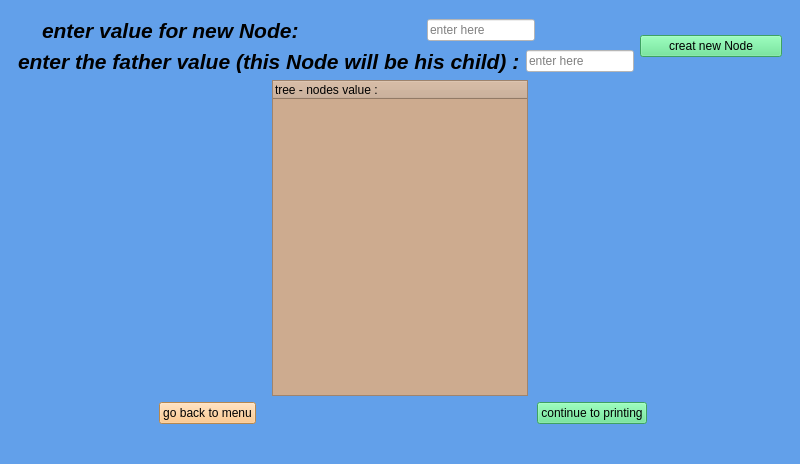
<?xml version="1.0" encoding="UTF-8"?>
<ui version="4.0">
 <class>MainWindow</class>
 <widget class="QMainWindow" name="MainWindow">
  <property name="geometry">
   <rect>
    <x>0</x>
    <y>0</y>
    <width>800</width>
    <height>464</height>
   </rect>
  </property>
  <property name="windowTitle">
   <string>MainWindow</string>
  </property>
  <property name="styleSheet">
   <string notr="true">background-color: rgb(98, 160, 234);</string>
  </property>
  <widget class="QWidget" name="centralwidget">
   <layout class="QVBoxLayout" name="verticalLayout">
    <item>
     <widget class="QStackedWidget" name="stackedWidget">
      <property name="currentIndex">
       <number>4</number>
      </property>
      <widget class="QWidget" name="menu">
       <layout class="QVBoxLayout" name="verticalLayout_3">
        <item>
         <widget class="QLabel" name="title_menu">
          <property name="text">
           <string>&lt;html&gt;&lt;head/&gt;&lt;body&gt;&lt;p align=&quot;center&quot;&gt;&lt;span style=&quot; font-size:22pt; font-weight:700; text-decoration: underline; color:#986a44;&quot;&gt;Exe04 - STL, Templates, Iterators&lt;/span&gt;&lt;/p&gt;&lt;/body&gt;&lt;/html&gt;</string>
          </property>
         </widget>
        </item>
        <item>
         <layout class="QVBoxLayout" name="verticalLayout_2">
          <item>
           <widget class="QLabel" name="label_tree_type">
            <property name="text">
             <string>&lt;html&gt;&lt;head/&gt;&lt;body&gt;&lt;p&gt;&lt;span style=&quot; font-size:16pt; font-weight:700;&quot;&gt;select type of tree you would like to create:&lt;/span&gt;&lt;/p&gt;&lt;/body&gt;&lt;/html&gt;</string>
            </property>
           </widget>
          </item>
          <item>
           <layout class="QHBoxLayout" name="horizontalLayout">
            <item alignment="Qt::AlignHCenter|Qt::AlignVCenter">
             <widget class="QRadioButton" name="select_words">
              <property name="text">
               <string>words</string>
              </property>
             </widget>
            </item>
            <item alignment="Qt::AlignHCenter|Qt::AlignVCenter">
             <widget class="QRadioButton" name="select_numbers">
              <property name="text">
               <string>numbers</string>
              </property>
             </widget>
            </item>
            <item alignment="Qt::AlignHCenter|Qt::AlignVCenter">
             <widget class="QRadioButton" name="select_complex_numbers">
              <property name="text">
               <string>complex numbers</string>
              </property>
             </widget>
            </item>
           </layout>
          </item>
         </layout>
        </item>
        <item>
         <layout class="QHBoxLayout" name="horizontalLayout_2">
          <item alignment="Qt::AlignHCenter|Qt::AlignVCenter">
           <widget class="QLabel" name="label_number_children">
            <property name="text">
             <string>&lt;html&gt;&lt;head/&gt;&lt;body&gt;&lt;p&gt;&lt;span style=&quot; font-size:16pt; font-weight:700;&quot;&gt;please enter max number of children for Node:&lt;/span&gt;&lt;/p&gt;&lt;/body&gt;&lt;/html&gt;</string>
            </property>
           </widget>
          </item>
          <item alignment="Qt::AlignHCenter|Qt::AlignVCenter">
           <widget class="QSpinBox" name="button_number_children">
            <property name="styleSheet">
             <string notr="true">background-color: rgb(205, 171, 143);</string>
            </property>
           </widget>
          </item>
         </layout>
        </item>
        <item alignment="Qt::AlignHCenter|Qt::AlignVCenter">
         <widget class="QPushButton" name="button_to_creat_root">
          <property name="styleSheet">
           <string notr="true">background-color: rgb(143, 240, 164);</string>
          </property>
          <property name="text">
           <string>continue to creat tree</string>
          </property>
         </widget>
        </item>
       </layout>
      </widget>
      <widget class="QWidget" name="print_page">
       <layout class="QVBoxLayout" name="verticalLayout_7">
        <item>
         <widget class="QLabel" name="label">
          <property name="text">
           <string>&lt;html&gt;&lt;head/&gt;&lt;body&gt;&lt;p align=&quot;center&quot;&gt;&lt;span style=&quot; font-size:16pt; font-weight:700; font-style:italic;&quot;&gt;choose how would you like to print tree:&lt;/span&gt;&lt;/p&gt;&lt;/body&gt;&lt;/html&gt;</string>
          </property>
         </widget>
        </item>
        <item>
         <layout class="QHBoxLayout" name="horizontalLayout_9">
          <item alignment="Qt::AlignHCenter|Qt::AlignVCenter">
           <widget class="QPushButton" name="button_print_begin_end">
            <property name="styleSheet">
             <string notr="true">background-color: rgb(249, 240, 107);</string>
            </property>
            <property name="text">
             <string>Begin-End</string>
            </property>
           </widget>
          </item>
          <item alignment="Qt::AlignHCenter|Qt::AlignVCenter">
           <widget class="QPushButton" name="button_print_BFS">
            <property name="styleSheet">
             <string notr="true">background-color: rgb(249, 240, 107);</string>
            </property>
            <property name="text">
             <string>BFS</string>
            </property>
           </widget>
          </item>
          <item alignment="Qt::AlignHCenter|Qt::AlignVCenter">
           <widget class="QPushButton" name="button_print_DFS">
            <property name="styleSheet">
             <string notr="true">background-color: rgb(249, 240, 107);</string>
            </property>
            <property name="text">
             <string>DFS</string>
            </property>
           </widget>
          </item>
          <item alignment="Qt::AlignHCenter|Qt::AlignVCenter">
           <widget class="QPushButton" name="button_print_in_order">
            <property name="styleSheet">
             <string notr="true">background-color: rgb(249, 240, 107);</string>
            </property>
            <property name="text">
             <string>in order</string>
            </property>
           </widget>
          </item>
          <item alignment="Qt::AlignHCenter|Qt::AlignVCenter">
           <widget class="QPushButton" name="button_print_pre_order">
            <property name="styleSheet">
             <string notr="true">background-color: rgb(249, 240, 107);</string>
            </property>
            <property name="text">
             <string>pre order</string>
            </property>
           </widget>
          </item>
          <item alignment="Qt::AlignHCenter|Qt::AlignVCenter">
           <widget class="QPushButton" name="button_print_post_order">
            <property name="styleSheet">
             <string notr="true">background-color: rgb(249, 240, 107);</string>
            </property>
            <property name="text">
             <string>post order</string>
            </property>
           </widget>
          </item>
          <item alignment="Qt::AlignHCenter|Qt::AlignVCenter">
           <widget class="QPushButton" name="button_print_and_tree_to_min_heap">
            <property name="styleSheet">
             <string notr="true">background-color: rgb(249, 240, 107);</string>
            </property>
            <property name="text">
             <string>tree to min heap</string>
            </property>
           </widget>
          </item>
         </layout>
        </item>
        <item>
         <widget class="QTextEdit" name="textEdit_output_tree">
          <property name="styleSheet">
           <string notr="true">background-color: rgb(255, 255, 255);
color: qlineargradient(spread:pad, x1:0, y1:0, x2:1, y2:0, stop:0 rgba(0, 0, 0, 255), stop:1 rgba(255, 255, 255, 255));
color: rgb(99, 69, 44);</string>
          </property>
          <property name="placeholderText">
           <string>here the tree will be printed when you choose an option.....</string>
          </property>
         </widget>
        </item>
        <item>
         <layout class="QHBoxLayout" name="horizontalLayout_10">
          <item alignment="Qt::AlignHCenter|Qt::AlignVCenter">
           <widget class="QPushButton" name="button_go_to_menu5">
            <property name="styleSheet">
             <string notr="true">background-color: rgb(255, 190, 111);</string>
            </property>
            <property name="text">
             <string>back to menu</string>
            </property>
           </widget>
          </item>
          <item alignment="Qt::AlignHCenter|Qt::AlignVCenter">
           <widget class="QPushButton" name="button_to_add_Node_page">
            <property name="styleSheet">
             <string notr="true">background-color: rgb(87, 227, 137);</string>
            </property>
            <property name="text">
             <string>add more Nodes</string>
            </property>
           </widget>
          </item>
         </layout>
        </item>
       </layout>
      </widget>
      <widget class="QWidget" name="create_root">
       <layout class="QVBoxLayout" name="verticalLayout_4">
        <item>
         <widget class="QLabel" name="label_title_create_root">
          <property name="text">
           <string>&lt;html&gt;&lt;head/&gt;&lt;body&gt;&lt;p align=&quot;center&quot;&gt;&lt;span style=&quot; font-size:20pt; font-weight:700; color:#865e3c;&quot;&gt;string/double tree - let's create root:&lt;/span&gt;&lt;/p&gt;&lt;/body&gt;&lt;/html&gt;</string>
          </property>
         </widget>
        </item>
        <item>
         <layout class="QHBoxLayout" name="horizontalLayout_3">
          <item alignment="Qt::AlignHCenter|Qt::AlignVCenter">
           <widget class="QLabel" name="label_value_root">
            <property name="text">
             <string>&lt;html&gt;&lt;head/&gt;&lt;body&gt;&lt;p&gt;&lt;span style=&quot; font-size:16pt; font-style:italic;&quot;&gt;please enter the value for trees root: &lt;/span&gt;&lt;/p&gt;&lt;/body&gt;&lt;/html&gt;</string>
            </property>
           </widget>
          </item>
          <item alignment="Qt::AlignHCenter|Qt::AlignVCenter">
           <widget class="QLineEdit" name="input_root_value">
            <property name="whatsThis">
             <string>&lt;html&gt;&lt;head/&gt;&lt;body&gt;&lt;p align=&quot;center&quot;&gt;&lt;span style=&quot; color:#c0bfbc;&quot;&gt;root value&lt;/span&gt;&lt;/p&gt;&lt;/body&gt;&lt;/html&gt;</string>
            </property>
            <property name="styleSheet">
             <string notr="true">border-color: qradialgradient(spread:repeat, cx:0.5, cy:0.5, radius:0.077, fx:0.5, fy:0.5, stop:0 rgba(0, 169, 255, 147), stop:0.497326 rgba(0, 0, 0, 147), stop:1 rgba(0, 169, 255, 147));
color: rgb(0, 0, 0);
background-color: rgb(255, 255, 255);</string>
            </property>
            <property name="inputMask">
             <string notr="true"/>
            </property>
            <property name="text">
             <string/>
            </property>
            <property name="placeholderText">
             <string notr="true">enter here</string>
            </property>
           </widget>
          </item>
         </layout>
        </item>
        <item>
         <layout class="QHBoxLayout" name="horizontalLayout_4">
          <item alignment="Qt::AlignHCenter|Qt::AlignVCenter">
           <widget class="QPushButton" name="button_go_to_menu2">
            <property name="styleSheet">
             <string notr="true">background-color: rgb(255, 190, 111);</string>
            </property>
            <property name="text">
             <string>go back to menu</string>
            </property>
           </widget>
          </item>
          <item alignment="Qt::AlignHCenter|Qt::AlignVCenter">
           <widget class="QPushButton" name="button_create_root_continue_to_creat_tree">
            <property name="styleSheet">
             <string notr="true">background-color: rgb(87, 227, 137);</string>
            </property>
            <property name="text">
             <string>create root and continue</string>
            </property>
           </widget>
          </item>
         </layout>
        </item>
       </layout>
      </widget>
      <widget class="QWidget" name="create_complex_root">
       <layout class="QVBoxLayout" name="verticalLayout_8">
        <item>
         <widget class="QLabel" name="label_title_create_root_2">
          <property name="text">
           <string>&lt;html&gt;&lt;head/&gt;&lt;body&gt;&lt;p align=&quot;center&quot;&gt;&lt;span style=&quot; font-size:20pt; font-weight:700; color:#986a44;&quot;&gt;complex's numbers tree - let's create root:&lt;/span&gt;&lt;/p&gt;&lt;/body&gt;&lt;/html&gt;</string>
          </property>
         </widget>
        </item>
        <item>
         <widget class="QLabel" name="label_value_root_2">
          <property name="text">
           <string>&lt;html&gt;&lt;head/&gt;&lt;body&gt;&lt;p&gt;&lt;span style=&quot; font-size:16pt; font-style:italic;&quot;&gt;please enter the value for trees root: &lt;/span&gt;&lt;/p&gt;&lt;/body&gt;&lt;/html&gt;</string>
          </property>
         </widget>
        </item>
        <item>
         <layout class="QHBoxLayout" name="horizontalLayout_11">
          <item alignment="Qt::AlignHCenter|Qt::AlignVCenter">
           <widget class="QLabel" name="label_2">
            <property name="text">
             <string>&lt;html&gt;&lt;head/&gt;&lt;body&gt;&lt;p&gt;&lt;span style=&quot; font-size:14pt;&quot;&gt;Please insert a real number for x in (x,yi) new Node : &lt;/span&gt;&lt;/p&gt;&lt;/body&gt;&lt;/html&gt;</string>
            </property>
           </widget>
          </item>
          <item alignment="Qt::AlignHCenter|Qt::AlignVCenter">
           <widget class="QLineEdit" name="input_complex_root_value1">
            <property name="styleSheet">
             <string notr="true">color: qradialgradient(spread:repeat, cx:0.5, cy:0.5, radius:0.077, fx:0.5, fy:0.5, stop:0 rgba(0, 169, 255, 147), stop:0.497326 rgba(0, 0, 0, 147), stop:1 rgba(0, 169, 255, 147));
background-color: rgb(255, 255, 255);
color: rgb(0, 0, 0);</string>
            </property>
            <property name="placeholderText">
             <string>enter here</string>
            </property>
           </widget>
          </item>
         </layout>
        </item>
        <item>
         <layout class="QHBoxLayout" name="horizontalLayout_12">
          <item alignment="Qt::AlignHCenter|Qt::AlignVCenter">
           <widget class="QLabel" name="label_3">
            <property name="text">
             <string>&lt;html&gt;&lt;head/&gt;&lt;body&gt;&lt;p&gt;&lt;span style=&quot; font-size:14pt;&quot;&gt;Please insert a real number for y in (x,yi) new Node : &lt;/span&gt;&lt;/p&gt;&lt;/body&gt;&lt;/html&gt;</string>
            </property>
           </widget>
          </item>
          <item alignment="Qt::AlignHCenter|Qt::AlignVCenter">
           <widget class="QLineEdit" name="input_complex_root_value2">
            <property name="styleSheet">
             <string notr="true">color: qradialgradient(spread:repeat, cx:0.5, cy:0.5, radius:0.077, fx:0.5, fy:0.5, stop:0 rgba(0, 169, 255, 147), stop:0.497326 rgba(0, 0, 0, 147), stop:1 rgba(0, 169, 255, 147));
background-color: rgb(255, 255, 255);
color: rgb(0, 0, 0);</string>
            </property>
            <property name="placeholderText">
             <string>enter here</string>
            </property>
           </widget>
          </item>
         </layout>
        </item>
        <item>
         <layout class="QHBoxLayout" name="horizontalLayout_13">
          <item alignment="Qt::AlignHCenter|Qt::AlignVCenter">
           <widget class="QPushButton" name="button_go_to_menu3">
            <property name="styleSheet">
             <string notr="true">background-color: rgb(255, 190, 111);</string>
            </property>
            <property name="text">
             <string>go back to menu</string>
            </property>
           </widget>
          </item>
          <item alignment="Qt::AlignHCenter|Qt::AlignVCenter">
           <widget class="QPushButton" name="go_to_add_complex_nodes">
            <property name="styleSheet">
             <string notr="true">background-color: rgb(87, 227, 137);</string>
            </property>
            <property name="text">
             <string>continue to add Nodes</string>
            </property>
           </widget>
          </item>
         </layout>
        </item>
       </layout>
      </widget>
      <widget class="QWidget" name="add_Node">
       <layout class="QVBoxLayout" name="verticalLayout_6">
        <item>
         <layout class="QHBoxLayout" name="horizontalLayout_7">
          <item>
           <layout class="QVBoxLayout" name="verticalLayout_5">
            <item>
             <layout class="QHBoxLayout" name="horizontalLayout_5">
              <item alignment="Qt::AlignHCenter|Qt::AlignVCenter">
               <widget class="QLabel" name="label_Node_value">
                <property name="text">
                 <string>&lt;html&gt;&lt;head/&gt;&lt;body&gt;&lt;p&gt;&lt;span style=&quot; font-size:16pt; font-weight:700; font-style:italic;&quot;&gt;enter value for new Node:&lt;/span&gt;&lt;/p&gt;&lt;/body&gt;&lt;/html&gt;</string>
                </property>
               </widget>
              </item>
              <item alignment="Qt::AlignHCenter|Qt::AlignVCenter">
               <widget class="QLineEdit" name="input_new_Node_value">
                <property name="styleSheet">
                 <string notr="true">border-color: qradialgradient(spread:repeat, cx:0.5, cy:0.5, radius:0.077, fx:0.5, fy:0.5, stop:0 rgba(0, 169, 255, 147), stop:0.497326 rgba(0, 0, 0, 147), stop:1 rgba(0, 169, 255, 147));
color: rgb(0, 0, 0);
background-color: rgb(255, 255, 255);</string>
                </property>
                <property name="placeholderText">
                 <string>enter here</string>
                </property>
               </widget>
              </item>
             </layout>
            </item>
            <item>
             <layout class="QHBoxLayout" name="horizontalLayout_6">
              <item alignment="Qt::AlignHCenter|Qt::AlignVCenter">
               <widget class="QLabel" name="label_value_father_Node">
                <property name="text">
                 <string>&lt;html&gt;&lt;head/&gt;&lt;body&gt;&lt;p&gt;&lt;span style=&quot; font-size:16pt; font-weight:700; font-style:italic;&quot;&gt;enter the father value (this Node will be his child) :&lt;/span&gt;&lt;/p&gt;&lt;/body&gt;&lt;/html&gt;</string>
                </property>
               </widget>
              </item>
              <item alignment="Qt::AlignHCenter|Qt::AlignVCenter">
               <widget class="QLineEdit" name="input_value_Node_father">
                <property name="styleSheet">
                 <string notr="true">border-color: qradialgradient(spread:repeat, cx:0.5, cy:0.5, radius:0.077, fx:0.5, fy:0.5, stop:0 rgba(0, 169, 255, 147), stop:0.497326 rgba(0, 0, 0, 147), stop:1 rgba(0, 169, 255, 147));
color: rgb(0, 0, 0);
background-color: rgb(255, 255, 255);</string>
                </property>
                <property name="placeholderText">
                 <string>enter here</string>
                </property>
               </widget>
              </item>
             </layout>
            </item>
           </layout>
          </item>
          <item>
           <widget class="QPushButton" name="button_create_Node">
            <property name="styleSheet">
             <string notr="true">background-color: rgb(87, 227, 137);</string>
            </property>
            <property name="text">
             <string>creat new Node</string>
            </property>
           </widget>
          </item>
         </layout>
        </item>
        <item alignment="Qt::AlignHCenter">
         <widget class="QTreeWidget" name="treeWidget">
          <property name="styleSheet">
           <string notr="true">background-color: rgb(205, 171, 143);</string>
          </property>
          <column>
           <property name="text">
            <string>tree - nodes value :</string>
           </property>
          </column>
         </widget>
        </item>
        <item>
         <layout class="QHBoxLayout" name="horizontalLayout_8">
          <item alignment="Qt::AlignHCenter|Qt::AlignVCenter">
           <widget class="QPushButton" name="button_go_to_menu1">
            <property name="styleSheet">
             <string notr="true">background-color: rgb(255, 190, 111);</string>
            </property>
            <property name="text">
             <string>go back to menu</string>
            </property>
           </widget>
          </item>
          <item alignment="Qt::AlignHCenter|Qt::AlignVCenter">
           <widget class="QPushButton" name="button_continue_to_print_page">
            <property name="styleSheet">
             <string notr="true">background-color: rgb(87, 227, 137);</string>
            </property>
            <property name="text">
             <string>continue to printing</string>
            </property>
           </widget>
          </item>
         </layout>
        </item>
       </layout>
      </widget>
      <widget class="QWidget" name="add_complex_Node">
       <layout class="QVBoxLayout" name="verticalLayout_16">
        <item>
         <layout class="QHBoxLayout" name="horizontalLayout_26">
          <item>
           <layout class="QVBoxLayout" name="verticalLayout_15">
            <item>
             <layout class="QHBoxLayout" name="horizontalLayout_22">
              <item alignment="Qt::AlignHCenter|Qt::AlignVCenter">
               <widget class="QLabel" name="label_5">
                <property name="text">
                 <string>&lt;html&gt;&lt;head/&gt;&lt;body&gt;&lt;p&gt;&lt;span style=&quot; font-size:14pt;&quot;&gt;Please insert a real number for x in (x,yi) new Node : &lt;/span&gt;&lt;/p&gt;&lt;/body&gt;&lt;/html&gt;</string>
                </property>
               </widget>
              </item>
              <item alignment="Qt::AlignHCenter|Qt::AlignVCenter">
               <widget class="QLineEdit" name="input_value_conmplex_node_1">
                <property name="styleSheet">
                 <string notr="true">color: qradialgradient(spread:repeat, cx:0.5, cy:0.5, radius:0.077, fx:0.5, fy:0.5, stop:0 rgba(0, 169, 255, 147), stop:0.497326 rgba(0, 0, 0, 147), stop:1 rgba(0, 169, 255, 147));
background-color: rgb(255, 255, 255);
color: rgb(0, 0, 0);</string>
                </property>
                <property name="placeholderText">
                 <string>enter here</string>
                </property>
               </widget>
              </item>
             </layout>
            </item>
            <item>
             <layout class="QHBoxLayout" name="horizontalLayout_25">
              <item>
               <widget class="QLabel" name="label_8">
                <property name="text">
                 <string>&lt;html&gt;&lt;head/&gt;&lt;body&gt;&lt;p&gt;&lt;span style=&quot; font-size:14pt; font-style:italic;&quot;&gt;Please insert a real number for y in (x,yi) new Node : &lt;/span&gt;&lt;/p&gt;&lt;/body&gt;&lt;/html&gt;</string>
                </property>
               </widget>
              </item>
              <item alignment="Qt::AlignHCenter|Qt::AlignVCenter">
               <widget class="QLineEdit" name="input_value_conmplex_node_2">
                <property name="styleSheet">
                 <string notr="true">color: qradialgradient(spread:repeat, cx:0.5, cy:0.5, radius:0.077, fx:0.5, fy:0.5, stop:0 rgba(0, 169, 255, 147), stop:0.497326 rgba(0, 0, 0, 147), stop:1 rgba(0, 169, 255, 147));
background-color: rgb(255, 255, 255);
color: rgb(0, 0, 0);</string>
                </property>
                <property name="placeholderText">
                 <string>enter here</string>
                </property>
               </widget>
              </item>
             </layout>
            </item>
            <item>
             <layout class="QHBoxLayout" name="horizontalLayout_24">
              <item alignment="Qt::AlignHCenter|Qt::AlignVCenter">
               <widget class="QLabel" name="label_7">
                <property name="text">
                 <string>&lt;html&gt;&lt;head/&gt;&lt;body&gt;&lt;p&gt;&lt;span style=&quot; font-size:14pt; font-style:italic;&quot;&gt;Please insert a real number for x in (x,yi) Node father : &lt;/span&gt;&lt;/p&gt;&lt;/body&gt;&lt;/html&gt;</string>
                </property>
               </widget>
              </item>
              <item alignment="Qt::AlignHCenter|Qt::AlignVCenter">
               <widget class="QLineEdit" name="input_value_conmplex_father_node_1">
                <property name="styleSheet">
                 <string notr="true">color: qradialgradient(spread:repeat, cx:0.5, cy:0.5, radius:0.077, fx:0.5, fy:0.5, stop:0 rgba(0, 169, 255, 147), stop:0.497326 rgba(0, 0, 0, 147), stop:1 rgba(0, 169, 255, 147));
background-color: rgb(255, 255, 255);
color: rgb(0, 0, 0);</string>
                </property>
                <property name="placeholderText">
                 <string>enter hare</string>
                </property>
               </widget>
              </item>
             </layout>
            </item>
            <item>
             <layout class="QHBoxLayout" name="horizontalLayout_23">
              <item alignment="Qt::AlignHCenter|Qt::AlignVCenter">
               <widget class="QLabel" name="label_6">
                <property name="text">
                 <string>&lt;html&gt;&lt;head/&gt;&lt;body&gt;&lt;p&gt;&lt;span style=&quot; font-size:14pt; font-style:italic;&quot;&gt;Please insert a real number for y in (x,yi)  Node father: &lt;/span&gt;&lt;/p&gt;&lt;/body&gt;&lt;/html&gt;</string>
                </property>
               </widget>
              </item>
              <item alignment="Qt::AlignHCenter|Qt::AlignVCenter">
               <widget class="QLineEdit" name="input_value_conmplex_father_node_2">
                <property name="styleSheet">
                 <string notr="true">color: qradialgradient(spread:repeat, cx:0.5, cy:0.5, radius:0.077, fx:0.5, fy:0.5, stop:0 rgba(0, 169, 255, 147), stop:0.497326 rgba(0, 0, 0, 147), stop:1 rgba(0, 169, 255, 147));
background-color: rgb(255, 255, 255);
color: rgb(0, 0, 0);</string>
                </property>
                <property name="placeholderText">
                 <string>enter here</string>
                </property>
               </widget>
              </item>
             </layout>
            </item>
           </layout>
          </item>
          <item alignment="Qt::AlignHCenter|Qt::AlignVCenter">
           <widget class="QPushButton" name="button_create_complex_node">
            <property name="styleSheet">
             <string notr="true">background-color: rgb(87, 227, 137);</string>
            </property>
            <property name="text">
             <string>creat new Node</string>
            </property>
           </widget>
          </item>
         </layout>
        </item>
        <item alignment="Qt::AlignHCenter">
         <widget class="QTreeWidget" name="treeWidget_complex">
          <property name="styleSheet">
           <string notr="true">background-color: rgb(205, 171, 143);</string>
          </property>
          <column>
           <property name="text">
            <string>complex tree - nodes by value :</string>
           </property>
          </column>
         </widget>
        </item>
        <item>
         <layout class="QHBoxLayout" name="horizontalLayout_27">
          <item alignment="Qt::AlignHCenter|Qt::AlignVCenter">
           <widget class="QPushButton" name="button_go_to_menu4">
            <property name="styleSheet">
             <string notr="true">background-color: rgb(255, 190, 111);</string>
            </property>
            <property name="text">
             <string>back to menu</string>
            </property>
           </widget>
          </item>
          <item alignment="Qt::AlignHCenter|Qt::AlignVCenter">
           <widget class="QPushButton" name="button_go_to_print_page">
            <property name="styleSheet">
             <string notr="true">background-color: rgb(87, 227, 137);</string>
            </property>
            <property name="text">
             <string>go to print tree page</string>
            </property>
           </widget>
          </item>
         </layout>
        </item>
       </layout>
      </widget>
     </widget>
    </item>
   </layout>
  </widget>
  <widget class="QMenuBar" name="menubar">
   <property name="geometry">
    <rect>
     <x>0</x>
     <y>0</y>
     <width>800</width>
     <height>23</height>
    </rect>
   </property>
  </widget>
  <widget class="QStatusBar" name="statusbar"/>
 </widget>
 <resources/>
 <connections/>
</ui>
